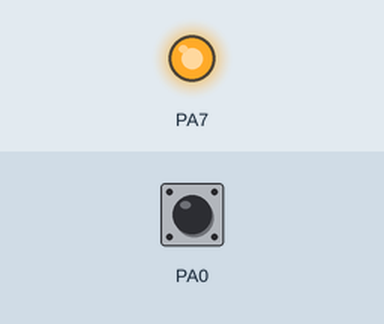
This program was run on a simulated ATmega16, built with avr-gcc and emulated at 16 MHz. Parts: output pins drawn as LEDs (lit = HIGH). The test bench sets the inputs (shaded band); at power-on: PA0 HIGH.

Above: at 1.2 s.
1.3 s: PA0 pulled LOW for 0.15 s
At 1.38 s:
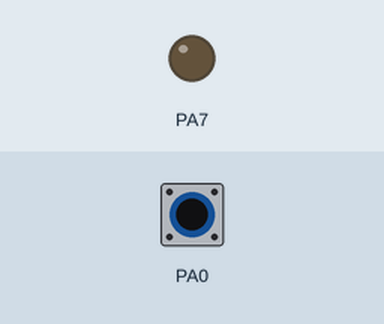
2.9 s: PA0 pulled LOW for 3.2 s
At 6.8 s:
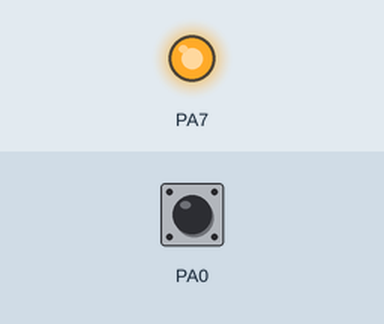
Timing chart, 0 to 8.3 s (numbered marks = the images above; inputs shaded):
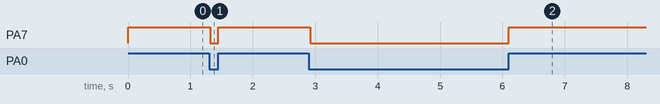

The program:

main.cpp
```cpp
/*
 *  Nhay led dung nut nhan
 *  Created: 5/1/2020 3:41:30 PM
 *  Author : Ngo Minh Khanh
 */

#include <avr/io.h>
#include <util/delay.h>

// Set tan so
#define F_CPU 16000000UL

// Set 1 bit nao do trong register len muc 1 (Set Bit in Register)
#define sbi(port,bit) { port |= (1<<bit); }

// Clear 1 bit nào do trong register xuong muc 0(Clear Bit in Register)
#define cbi(port,bit) { port &= ~(1<<bit); }

// Dao 1 bit nao do trong register (Toggle Bit in Register)
#define tbi(port,bit) { port ^= (1<<bit); }

int main(void)
{
    DDRA = 0b10000000;   // output o chân A7
	while (1)
	{
		PORTA = 0b10000001; // A7 xuat 5V, A0 là tro treo
		if(bit_is_clear(PINA,PA0))   // bit_is_clear: kiem tra 1 bit nao do la muc logic 0 hay ko
		{
			_delay_ms(20);  // Chong doi phim

			if(bit_is_clear(PINA,PA0))
			{
				 tbi(PORTA,PA7);
				 while( bit_is_clear(PINA,PA0) );  // Dung tai day kho muc logic la 0
			}
		}
	}

}
```

Measured:
- after the input at 1.3 s, PA7: HIGH → LOW at once, → HIGH 0.13 s later
- after the input at 2.9 s, PA7: HIGH → LOW at once, → HIGH 3.2 s later
